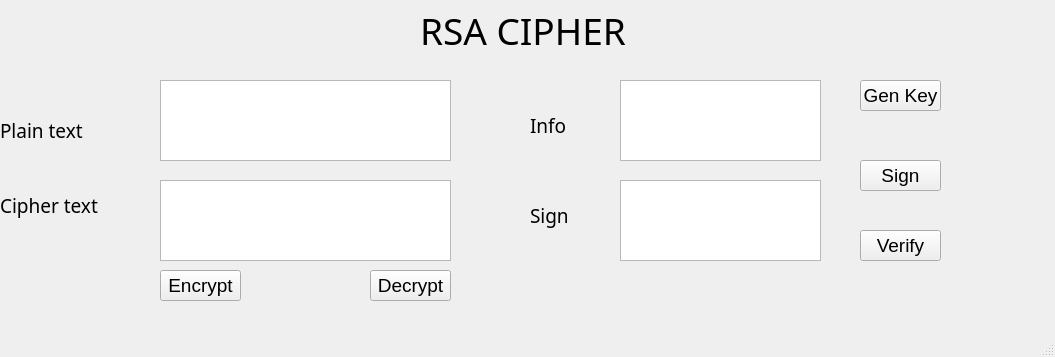
<?xml version="1.0" encoding="UTF-8"?>
<ui version="4.0">
 <class>MainWindow</class>
 <widget class="QMainWindow" name="MainWindow">
  <property name="geometry">
   <rect>
    <x>0</x>
    <y>0</y>
    <width>1055</width>
    <height>357</height>
   </rect>
  </property>
  <property name="windowTitle">
   <string>MainWindow</string>
  </property>
  <widget class="QWidget" name="centralwidget">
   <widget class="QLabel" name="label">
    <property name="geometry">
     <rect>
      <x>420</x>
      <y>0</y>
      <width>261</width>
      <height>61</height>
     </rect>
    </property>
    <property name="font">
     <font>
      <family>Proxy 1</family>
      <pointsize>28</pointsize>
      <weight>50</weight>
      <bold>false</bold>
     </font>
    </property>
    <property name="text">
     <string>RSA CIPHER</string>
    </property>
   </widget>
   <widget class="QPushButton" name="btn_gen_keys">
    <property name="geometry">
     <rect>
      <x>860</x>
      <y>80</y>
      <width>81</width>
      <height>31</height>
     </rect>
    </property>
    <property name="font">
     <font>
      <pointsize>14</pointsize>
     </font>
    </property>
    <property name="text">
     <string>Gen Key</string>
    </property>
   </widget>
   <widget class="QPushButton" name="btn_encrypt">
    <property name="geometry">
     <rect>
      <x>160</x>
      <y>270</y>
      <width>81</width>
      <height>31</height>
     </rect>
    </property>
    <property name="font">
     <font>
      <pointsize>14</pointsize>
     </font>
    </property>
    <property name="text">
     <string>Encrypt</string>
    </property>
   </widget>
   <widget class="QPushButton" name="btn_decrypt">
    <property name="geometry">
     <rect>
      <x>370</x>
      <y>270</y>
      <width>81</width>
      <height>31</height>
     </rect>
    </property>
    <property name="font">
     <font>
      <pointsize>14</pointsize>
     </font>
    </property>
    <property name="text">
     <string>Decrypt</string>
    </property>
   </widget>
   <widget class="QPushButton" name="btn_sign">
    <property name="geometry">
     <rect>
      <x>860</x>
      <y>160</y>
      <width>81</width>
      <height>31</height>
     </rect>
    </property>
    <property name="font">
     <font>
      <pointsize>14</pointsize>
     </font>
    </property>
    <property name="text">
     <string>Sign</string>
    </property>
   </widget>
   <widget class="QPushButton" name="btn_verify">
    <property name="geometry">
     <rect>
      <x>860</x>
      <y>230</y>
      <width>81</width>
      <height>31</height>
     </rect>
    </property>
    <property name="font">
     <font>
      <pointsize>14</pointsize>
     </font>
    </property>
    <property name="text">
     <string>Verify</string>
    </property>
   </widget>
   <widget class="QTextEdit" name="txt_plain_text">
    <property name="geometry">
     <rect>
      <x>160</x>
      <y>80</y>
      <width>291</width>
      <height>81</height>
     </rect>
    </property>
   </widget>
   <widget class="QTextEdit" name="txt_cipher_text">
    <property name="geometry">
     <rect>
      <x>160</x>
      <y>180</y>
      <width>291</width>
      <height>81</height>
     </rect>
    </property>
   </widget>
   <widget class="QTextEdit" name="txt_info">
    <property name="geometry">
     <rect>
      <x>620</x>
      <y>80</y>
      <width>201</width>
      <height>81</height>
     </rect>
    </property>
   </widget>
   <widget class="QTextEdit" name="txt_sign">
    <property name="geometry">
     <rect>
      <x>620</x>
      <y>180</y>
      <width>201</width>
      <height>81</height>
     </rect>
    </property>
   </widget>
   <widget class="QLabel" name="label_2">
    <property name="geometry">
     <rect>
      <x>0</x>
      <y>80</y>
      <width>121</width>
      <height>101</height>
     </rect>
    </property>
    <property name="font">
     <font>
      <family>Proxy 1</family>
      <pointsize>14</pointsize>
     </font>
    </property>
    <property name="text">
     <string>Plain text</string>
    </property>
   </widget>
   <widget class="QLabel" name="label_3">
    <property name="geometry">
     <rect>
      <x>0</x>
      <y>190</y>
      <width>141</width>
      <height>31</height>
     </rect>
    </property>
    <property name="font">
     <font>
      <family>Proxy 1</family>
      <pointsize>14</pointsize>
     </font>
    </property>
    <property name="text">
     <string>Cipher text</string>
    </property>
   </widget>
   <widget class="QLabel" name="label_4">
    <property name="geometry">
     <rect>
      <x>530</x>
      <y>110</y>
      <width>71</width>
      <height>31</height>
     </rect>
    </property>
    <property name="font">
     <font>
      <family>Proxy 1</family>
      <pointsize>14</pointsize>
     </font>
    </property>
    <property name="text">
     <string>Info</string>
    </property>
   </widget>
   <widget class="QLabel" name="label_5">
    <property name="geometry">
     <rect>
      <x>530</x>
      <y>200</y>
      <width>71</width>
      <height>31</height>
     </rect>
    </property>
    <property name="font">
     <font>
      <family>Proxy 1</family>
      <pointsize>14</pointsize>
     </font>
    </property>
    <property name="text">
     <string>Sign</string>
    </property>
   </widget>
  </widget>
  <widget class="QMenuBar" name="menubar">
   <property name="geometry">
    <rect>
     <x>0</x>
     <y>0</y>
     <width>1055</width>
     <height>21</height>
    </rect>
   </property>
  </widget>
  <widget class="QStatusBar" name="statusbar"/>
 </widget>
 <resources/>
 <connections/>
</ui>
